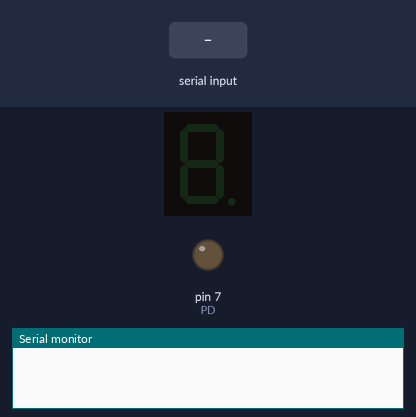
The sketch below on a simulated Arduino Uno, built with avr-gcc and run on an emulated ATmega328P. Shown: 1-digit seven-segment display, output pins drawn as LEDs (lit = HIGH), the last lines printed to the serial monitor. Wiring (inferred from the names in the program): 1-digit 7-segment display, segments lit when HIGH: segments pin 9, pin 10, pin 2, pin 3, pin 4, pin 5, pin 6. The inputs (shaded band) are chosen by the test bench. The segment pins are drawn as the display they are named for; pins used as bus, display or sensor lines are not drawn.

Above: at 1.2 s.
1.3 s: "90,45\n" received over Serial
At 1.34 s:
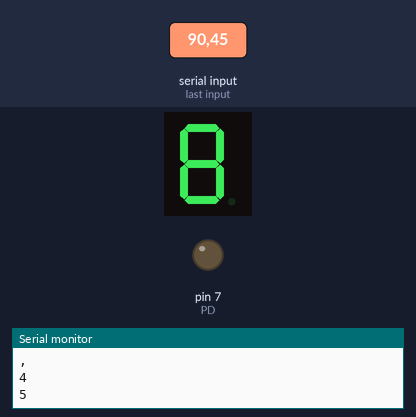
2.8 s: "30,150\n" received over Serial
At 2.81 s:
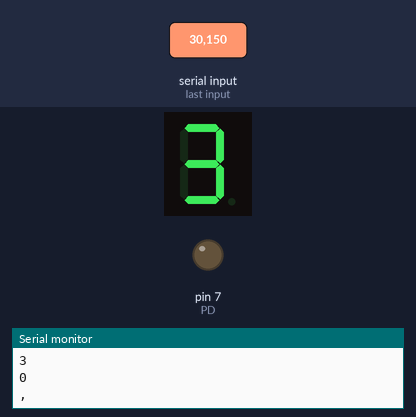
4.3 s: "200\n" received over Serial
At 4.31 s:
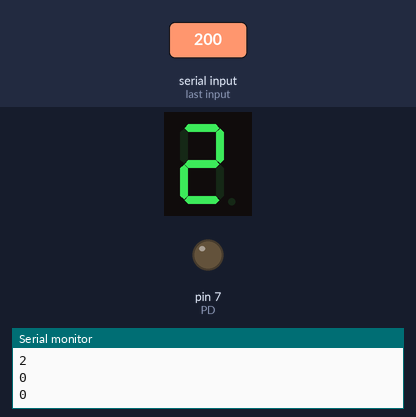
5.8 s: "5\n" received over Serial
Timing chart, 0 to 8.3 s (numbered marks = the images above; inputs shaded):
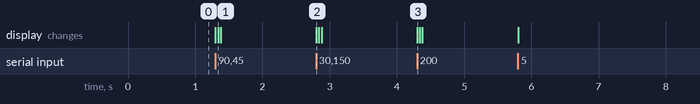

The sketch:

ex12_display_serial_catodo_comum.ino
```cpp
/* DÉCIMO SEGUNDO PROGRAMA
   (DISPLAY 7 SEGMENTOS - CATODO COMUM + RS-232)
   DANIEL RODRIGUES DE SOUSA 28/10/2022 */

#define SEG_A   9   //definição do display_seg a
#define SEG_B   10  //definição do display_seg b
#define SEG_C   2   //definição do display_seg c
#define SEG_D   3   //definição do display_seg d
#define SEG_E   4   //definição do display_seg e
#define SEG_F   5   //definição do display_seg f
#define SEG_G   6   //definição do display_seg g
#define PD      7   //definição do display_seg p

char caractere = 0;   //define byte

                     // pgfedcba
byte segmentos[16] = { 0b00111111,  //0
                       0b00000110,  //1
                       0b01011011,  //2
                       0b01001111,  //3
                       0b01100110,  //4
                       0b01101101,  //5
                       0b01111101,  //6
                       0b00000111,  //7
                       0b01111111,  //8
                       0b01101111,  //9
                       0b01110111,  //A
                       0b01111100,  //B
                       0b01011000,  //C
                       0b01011110,  //D
                       0b01111001,  //E
                       0b01110001 };//F


void display_7seg( byte display_seg )    //função display_segs: recebe um byte chamado display_seg
{
  digitalWrite(SEG_A, bitRead(display_seg, 0));  //acerta o estado de SEG_A de acordo com o bit 0 do byte display_seg
  digitalWrite(SEG_B, bitRead(display_seg, 1));  //acerta o estado de SEG_B de acordo com o bit 1 do byte display_seg
  digitalWrite(SEG_C, bitRead(display_seg, 2));  //acerta o estado de SEG_C de acordo com o bit 2 do byte display_seg
  digitalWrite(SEG_D, bitRead(display_seg, 3));  //acerta o estado de SEG_D de acordo com o bit 3 do byte display_seg
  digitalWrite(SEG_E, bitRead(display_seg, 4));  //acerta o estado de SEG_E de acordo com o bit 4 do byte display_seg
  digitalWrite(SEG_F, bitRead(display_seg, 5));  //acerta o estado de SEG_F de acordo com o bit 5 do byte display_seg
  digitalWrite(SEG_G, bitRead(display_seg, 6));  //acerta o estado de SEG_G de acordo com o bit 6 do byte display_seg
  digitalWrite(PD, bitRead(display_seg, 7));     //acerta o estado de PD de acordo com o bit 7 do byte display_seg
}

void setup()
{
  pinMode(SEG_A, OUTPUT);     //definição da direção dos pinos
  pinMode(SEG_B, OUTPUT);
  pinMode(SEG_C, OUTPUT);
  pinMode(SEG_D, OUTPUT);
  pinMode(SEG_E, OUTPUT);
  pinMode(SEG_F, OUTPUT);
  pinMode(SEG_G, OUTPUT);
  pinMode(PD, OUTPUT);

  Serial.begin(9600);

  display_7seg( 0b00000000 ); //apaga o display
}

void loop()
{
  if(Serial.available() > 0)
  {
    caractere = Serial.read();

    if( ( caractere >= '0' ) && ( caractere <= '9' ) )      //se caractere um número
    {
      display_7seg( segmentos[caractere - '0'] );           //mostra o número
    }
    else if( ( caractere >= 'a' ) && ( caractere <= 'f' ) ) //se caractere uma letra de 'a' a 'f'
    {
      display_7seg( segmentos[caractere - 87] );            //mostra a letra
    }
    else if( ( caractere >= 'A' ) && ( caractere <= 'F' ) ) //se caractere uma letra de 'A' a 'F'
    {
      display_7seg( segmentos[caractere - 55] );            //mostra a letra
    }
    else
    {
      display_7seg( 0b00000000 );                           //caso contrário, apaga o display
    }

    Serial.println( caractere );                            //envia o caractere recebido
  }
}
```

Measured:
- after the input at 1.3 s, the display: first changes at once (image 1 shows a later state)
- after the input at 2.8 s, the display: changes at once (image 2)
- after the input at 4.3 s, the display: changes at once (image 3)
